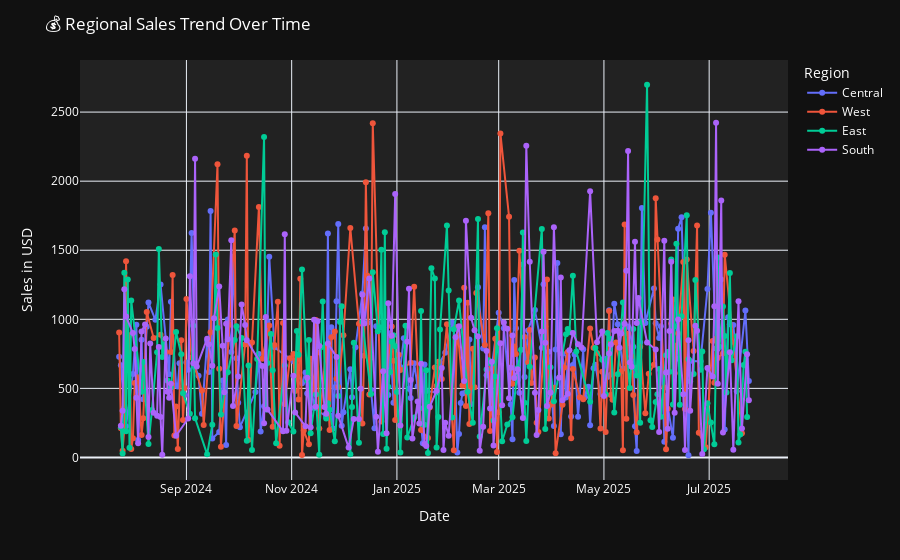

The notebook cell this image was saved under:
### Code cell
# 🎨 Custom Styling & Dark Theme

fig5 = line_plot(region_df, x="OrderDate", y="Sales", color="Region")
fig5 = apply_custom_layout(
    fig5,
    title="💰 Regional Sales Trend Over Time",
    xaxis_title="Date",
    yaxis_title="Sales in USD",
    legend_title="Region"
)
fig5 = apply_dark_theme(fig5)
fig5.show()

### Figure 1 — Plotly figure (JSON) as saved in the notebook; plotly's stock layout.template omitted (floating-point values rounded to 4 significant figures; data arrays with more than 128 entries replaced by an {"elided": "..."} marker saying what was removed)
{"data": [{"hovertemplate": "Region=Central<br>OrderDate=%{x}<br>Sales=%{y}<extra></extra>", "legendgroup": "Central", "line": {"color": "#636efa", "dash": "solid"}, "marker": {"symbol": "circle"}, "mode": "lines+markers", "name": "Central", "orientation": "v", "showlegend": true, "type": "scatter", "x": {"elided": "178 str values"}, "xaxis": "x", "y": {"elided": "178 float values"}, "yaxis": "y"}, {"hovertemplate": "Region=West<br>OrderDate=%{x}<br>Sales=%{y}<extra></extra>", "legendgroup": "West", "line": {"color": "#EF553B", "dash": "solid"}, "marker": {"symbol": "circle"}, "mode": "lines+markers", "name": "West", "orientation": "v", "showlegend": true, "type": "scatter", "x": {"elided": "186 str values"}, "xaxis": "x", "y": {"elided": "186 float values"}, "yaxis": "y"}, {"hovertemplate": "Region=East<br>OrderDate=%{x}<br>Sales=%{y}<extra></extra>", "legendgroup": "East", "line": {"color": "#00cc96", "dash": "solid"}, "marker": {"symbol": "circle"}, "mode": "lines+markers", "name": "East", "orientation": "v", "showlegend": true, "type": "scatter", "x": {"elided": "187 str values"}, "xaxis": "x", "y": {"elided": "187 float values"}, "yaxis": "y"}, {"hovertemplate": "Region=South<br>OrderDate=%{x}<br>Sales=%{y}<extra></extra>", "legendgroup": "South", "line": {"color": "#ab63fa", "dash": "solid"}, "marker": {"symbol": "circle"}, "mode": "lines+markers", "name": "South", "orientation": "v", "showlegend": true, "type": "scatter", "x": {"elided": "183 str values"}, "xaxis": "x", "y": {"elided": "183 float values"}, "yaxis": "y"}], "layout": {"font": {"color": "white"}, "legend": {"title": {"text": "Region"}, "tracegroupgap": 0}, "margin": {"t": 60}, "paper_bgcolor": "#111", "plot_bgcolor": "#222", "title": {"text": "💰 Regional Sales Trend Over Time"}, "xaxis": {"anchor": "y", "domain": [0, 1], "title": {"text": "Date"}}, "yaxis": {"anchor": "x", "domain": [0, 1], "title": {"text": "Sales in USD"}}}}
